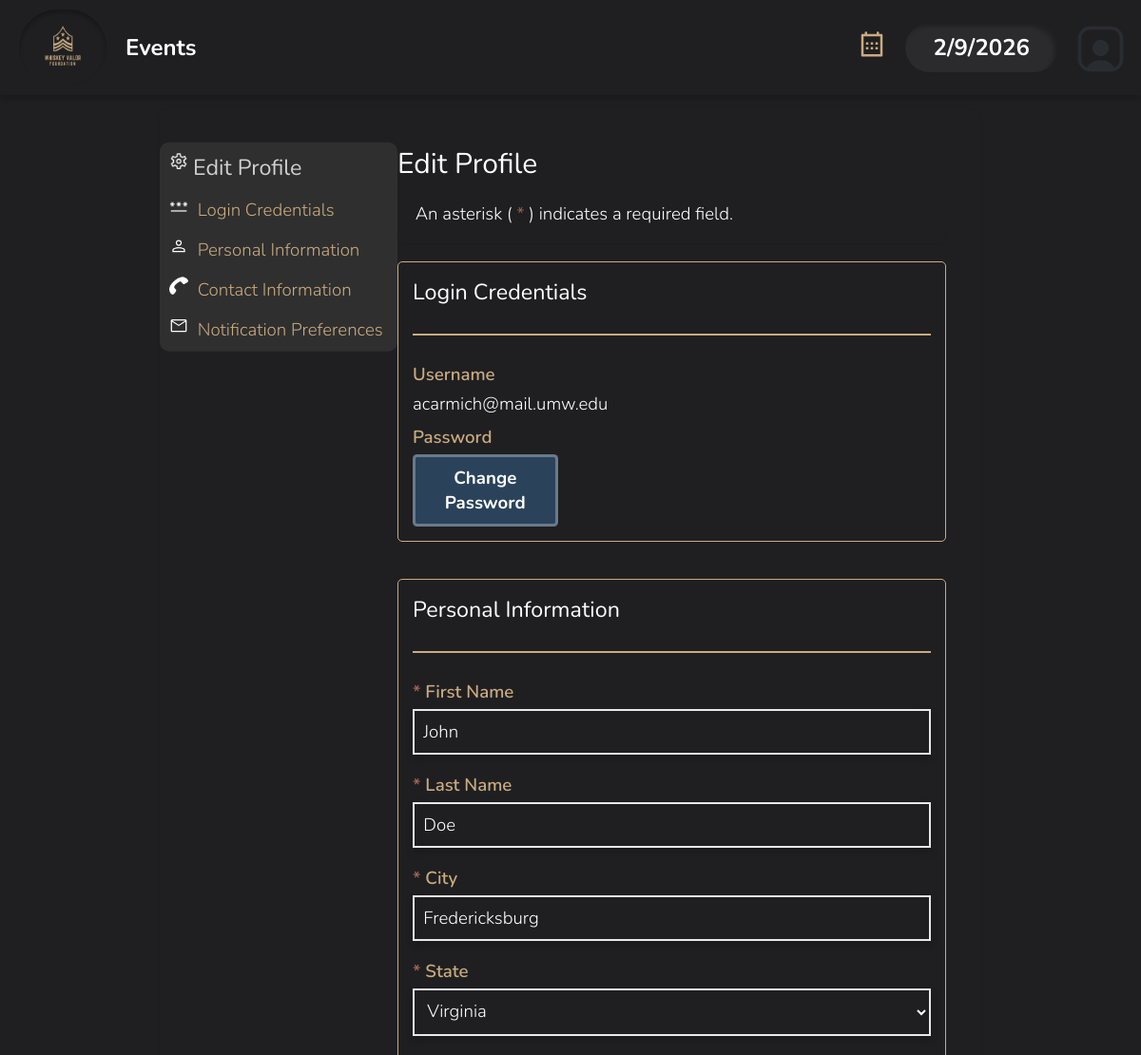
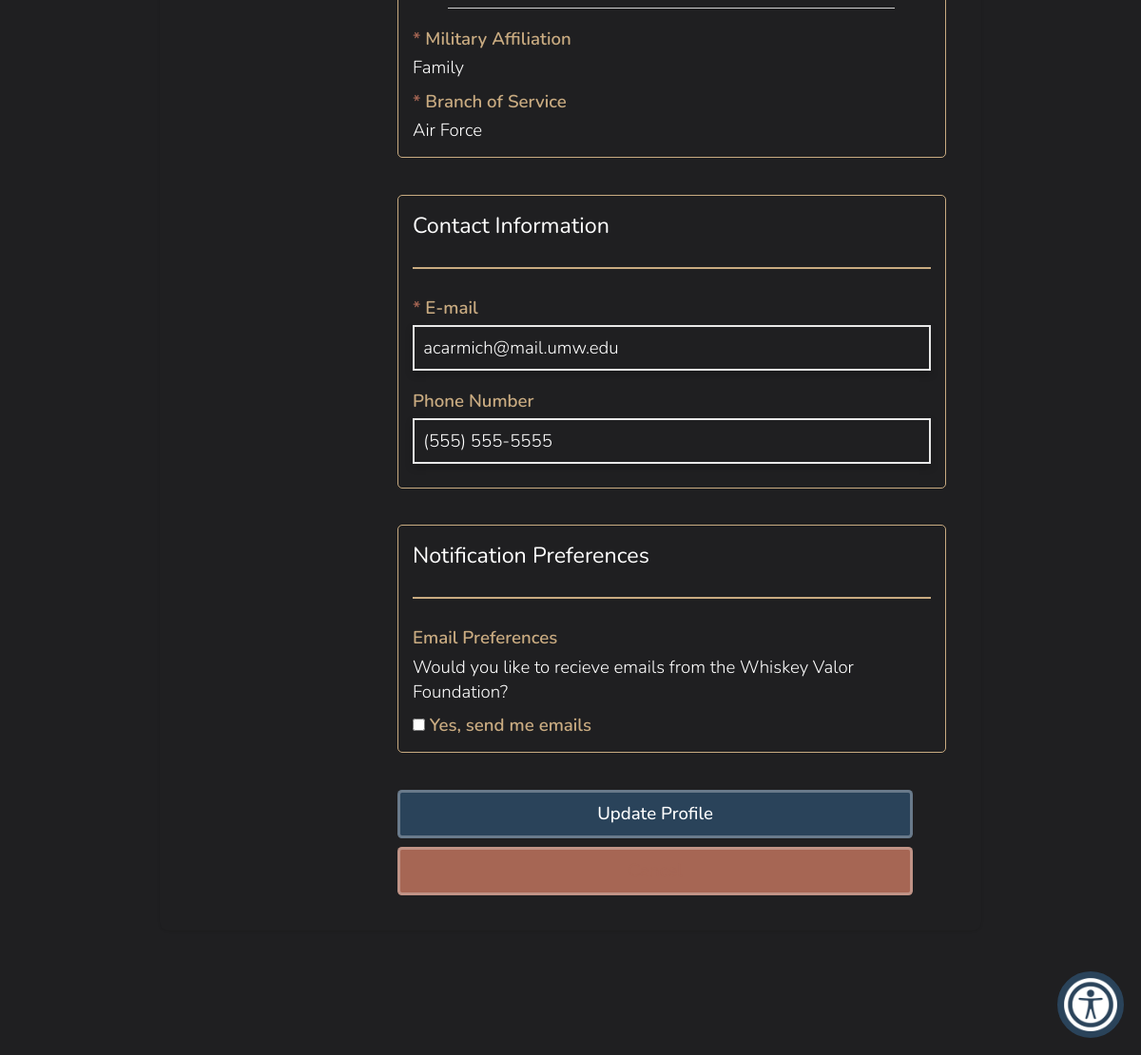
The page /editProfile.php (signed in) on the database its author committed (2 pictures, top to bottom).
### tables this page shows
CREATE TABLE `dbpersons` (
  `id` varchar(256) NOT NULL,
  `start_date` text,
  `first_name` text NOT NULL,
  `last_name` text,
  `street_address` text,
  `city` text,
  `state` varchar(2) DEFAULT NULL,
  `zip_code` text,
  `phone1` varchar(12) DEFAULT NULL,
  `over21` enum('true','false') DEFAULT NULL,
  `phone1type` text,
  `emergency_contact_phone` varchar(12) DEFAULT NULL,
  `emergency_contact_phone_type` text,
  `birthday` text,
  `email` text,
  `email_prefs` enum('true','false') DEFAULT NULL,
  `emergency_contact_first_name` text,
  `contact_num` varchar(255) DEFAULT 'n/a',
  `emergency_contact_relation` text,
  `contact_method` text,
  `type` text,
  `status` text,
  `notes` text,
  `password` text,
  `affiliation` varchar(100) DEFAULT NULL,
  `branch` varchar(100) DEFAULT NULL,
  `archived` tinyint(1) DEFAULT NULL,
  `emergency_contact_last_name` text
);

### database/dbPersons.php (called while the page is built, shortened)
<?php
include_once(dirname(__FILE__).'/../domain/Person.php');
function retrieve_person($id) {
    $con=connect();
    $query = "SELECT * FROM dbpersons WHERE id = '" . $id . "'";
    $result = mysqli_query($con,$query);
    $result_row = mysqli_fetch_assoc($result);
    $thePerson = make_a_person($result_row);
    return $thePerson;
}
function make_a_person($result_row) {
        $thePerson = new Person(
    @$result_row['id'],
    @$result_row['start_date'],
    @$result_row['first_name'],
    @$result_row['last_name'],
    @$result_row['street_address'],
    @$result_row['city'],
    @$result_row['state'],
    @$result_row['zip_code'],
    @$result_row['phone1'],
    @$result_row['over21'],
    @$result_row['phone1type'],
    @$result_row['emergency_contact_phone'],
    @$result_row['emergency_contact_phone_type'],
    @$result_row['birthday'],
    @$result_row['email'],
    @$result_row['email_prefs'],
    @$result_row['emergency_contact_first_name'],
    @$result_row['contact_num'],
    @$result_row['emergency_contact_relation'],
    @$result_row['contact_method'],
    @$result_row['type'],
    @$result_row['status'],
    @$result_row['notes'],
    @$result_row['password'],
    @$result_row['affiliation'],
    @$result_row['branch'],
    @$result_row['archived'],
    @$result_row['emergency_contact_last_name']
);
    return $thePerson;
}

### domain/Person.php (called while the page is built, shortened)
<?php
class Person {
	private $id;
	private $first_name;
	private $last_name;
	private $city;
	private $state;
	private $phone1;
	private $email;
	private $email_prefs;
	private $affiliation;
	private $branch;
	function __construct(
        $id, $start_date, $first_name, $last_name, $street_address, $city, $state,
		$zip_code, $phone1, $age, $phone1type, $emergency_contact_phone,
		$emergency_contact_phone_type, $birthday, $email, $email_prefs,
		$emergency_contact_first_name, $contact_num, $emergency_contact_relation,
		$contact_method, $type, $status, $notes, $password, $affiliation, $branch, $archived,
		$emergency_contact_last_name) {
        $this->id = $id;
		$this->first_name = $first_name;
		$this->last_name = $last_name;
		$this->city = $city;
		$this->state = $state;
		$this->phone1 = $phone1;
		$this->email = $email;
		$this->email_prefs = $email_prefs;
		$this->affiliation = $affiliation;
		$this->branch = $branch;
    }
	function get_id() {
		return $this->id;
	}
	function get_first_name() {
		return $this->first_name;
	}
	function get_last_name() {
		return $this->last_name;
	}
	function get_city() {
		return $this->city;
	}
	function get_state() {
		return $this->state;
	}
	function get_phone1() {
		return $this->phone1;
	}
	function get_email() {
		return $this->email;
	}
	function get_email_prefs() {
		return $this->email_prefs;
	}
	function get_affiliation() {
		return $this->affiliation;
	}
	function get_branch() {
		return $this->branch;
	}
}

### include/output.php (called while the page is built, shortened)
<?php
    function hsc($input) {
        return htmlspecialchars($input ?? '');
    }
    function formatPhoneNumber($number) {
        $str = '(' . substr($number, 0, 3) . ') ' . substr($number, 3, 3) . '-' . substr($number, 6, 4);
        return hsc($str);
    }

### profileEditForm.php (the view, shortened to what this page needs)
<?php
    require_once('domain/Person.php');
    require_once('database/dbPersons.php');
    require_once('include/output.php');
    $args = sanitize($_GET);
    if ($_SESSION['access_level'] >= 2 && isset($args['id'])) {
        $id = $args['id'];
        $editingSelf = $id == $_SESSION['_id'];
    } else {
        $editingSelf = true;
        $id = $_SESSION['_id'];
    }
    $person = retrieve_person($id);
?>
<main class="signup-form">
    <div class="sidebar-wrapper">
        <div class="sidebar">
            <div class="sidebar-item">
                <img src="images/settings.png"><h3> Edit Profile</h3>
            </div>
            <div class="sidebar-item">
                <a href="#login">
                    <img src="images/change-password.png"> Login Credentials
                </a>
            </div>
            <div class="sidebar-item">
                <a href="#personal-info">
                    <img src="images/view-profile.svg"> Personal Information
                </a>
            </div>
            <div class="sidebar-item">
                <a href="#contact-info">
                    <img src="images/phone.png"> Contact Information
                </a>
            </div>
            <div class="sidebar-item">
                <a href="#notifs">
                    <img src="images/inbox.svg"> Notification Preferences
                </a>
            </div>
        </div>
    </div>
    <div class="main-content-box">
    <form class="signup-form" method="post">
	<div class="text-center">
          <h2 class="mb-8">Edit Profile</h2>
            <div class="info-box">
              <p>An asterisk ( <em>*</em> ) indicates a required field.</p>
            </div>
	</div>
        <fieldset class="section-box">
            <h3 class="mt-2" id="login">Login Credentials</h3>
            <div class="blue-div"></div>
            <label>Username</label>
            <p><?php echo $person->get_id() ?></p>
            <label>Password</label>
                <a class="button-signup" href='changePassword.php' style="color: var(--button-font-color); font-weight: bold; width: 28%;">Change Password</a>
        </fieldset>
        <fieldset class="section-box">
            <h3 class="mt-2" id="personal-info">Personal Information</h3>
            <div class="blue-div"></div>
            <label for="first_name"><em>* </em>First Name</label>
            <input type="text" id="first_name" name="first_name" value="<?php echo hsc($person->get_first_name()); ?>" required placeholder="Enter your first name">
            <label for="last_name"><em>* </em>Last Name</label>
            <input type="text" id="last_name" name="last_name" value="<?php echo hsc($person->get_last_name()); ?>" required placeholder="Enter your last name">
            <label for="city"><em>* </em>City</label>
            <input type="text" id="city" name="city" value="<?php echo hsc($person->get_city()); ?>" required placeholder="Enter your city">
            <label for="state"><em>* </em>State</label>
            <select id="state" name="state" required>
                <?php
                    $state = $person->get_state();
                    $states = array(
                        'Alabama', 'Alaska', 'Arizona', 'Arkansas', 'California', 'Colorado', 'Connecticut', 'Delaware', 'District Of Columbia', 'Florida', 'Georgia', 'Hawaii', 'Idaho', 'Illinois', 'Indiana', 'Iowa', 'Kansas', 'Kentucky', 'Louisiana', 'Maine', 'Maryland', 'Massachusetts', 'Michigan', 'Minnesota', 'Mississippi', 'Missouri', 'Montana', 'Nebraska', 'Nevada', 'New Hampshire', 'New Jersey', 'New Mexico', 'New York', 'North Carolina', 'North Dakota', 'Ohio', 'Oklahoma', 'Oregon', 'Pennsylvania', 'Rhode Island', 'South Carolina', 'South Dakota', 'Tennessee', 'Texas', 'Utah', 'Vermont', 'Virginia', 'Washington', 'West Virginia', 'Wisconsin', 'Wyoming'
                    );
                    $abbrevs = array(
                        'AL', 'AK', 'AZ', 'AR', 'CA', 'CO', 'CT', 'DE', 'DC', 'FL', 'GA', 'HI', 'ID', 'IL', 'IN', 'IA', 'KS', 'KY', 'LA', 'ME', 'MD', 'MA', 'MI', 'MN', 'MS', 'MO', 'MT', 'NE', 'NV', 'NH', 'NJ', 'NM', 'NY', 'NC', 'ND', 'OH', 'OK', 'OR', 'PA', 'RI', 'SC', 'SD', 'TN', 'TX', 'UT', 'VT', 'VA', 'WA', 'WV', 'WI', 'WY'
                    );
                    $length = count($states);
                    for ($i = 0; $i < $length; $i++) {
                        if ($abbrevs[$i] == $state) {
                            echo '<option value="' . $abbrevs[$i] . '" selected>' . $states[$i] . '</option>';
                        } else {
                            echo '<option value="' . $abbrevs[$i] . '">' . $states[$i] . '</option>';
                        }
                    }
                ?>
            </select>
            <div class="median-div"></div>
            <label for="affiliation"><em>* </em>Military Affiliation</label>
            <?php echo hsc($person->get_affiliation()); ?>
            <label for="branch"><em>* </em>Branch of Service</label>
            <?php echo hsc($person->get_branch()); ?>
        </fieldset>
        <fieldset class="section-box">
            <h3 class="mt-2" id="contact-info">Contact Information</h3>
            <div class="blue-div"></div>
            <label for="email"><em>* </em>E-mail</label>
            <input type="email" id="email" name="email" value="<?php echo hsc($person->get_email()); ?>" required placeholder="Enter your e-mail address">
            <label for="phone1">Phone Number</label>
            <input type="tel" id="phone1" class="phone" name="phone1" value="<?php echo formatPhoneNumber($person->get_phone1()); ?>" pattern="(\D{0,1})\d{3}(\D{0,2})\d{3}(.{0,1})\d{4}" placeholder="Ex. (555) 555-5555">
        </fieldset>
        <fieldset class="section-box">
            <h3 class="mt-2" id="notifs">Notification Preferences</h3>
            <div class="blue-div"></div>
            <label>Email Preferences</label>
            <p>Would you like to recieve emails from the Whiskey Valor Foundation?</p>
            <div class="radio-group">
                <div class="radio-element">
                    <input type="checkbox" id="reminders" name="email_prefs" value="reminders" <?php
                    if($person->get_email_prefs() == 'true') { echo 'checked'; } ?> >
                    <label for="reminders">Yes, send me emails</label>
                </div>
            </div>
        </fieldset>
        <input type="submit" name="profile-edit-form" value="Update Profile">
        <?php if ($editingSelf): ?>
            <a class="button cancel" href="viewProfile.php" style="margin-top: -.5rem">Cancel</a>
        <?php else: ?>
            <a class="button cancel" href="viewProfile.php?id=<?php echo htmlspecialchars($_GET['id']) ?>" style="margin-top: -.5rem">Cancel</a>
        <?php endif ?>
    </form>
    </div>
</main>

### rows shown on the page
dbpersons: email "acarmich@mail.umw.edu", first_name "John", last_name "Doe", city "Fredericksburg", state "Virginia", affiliation "Family", branch "Air Force", phone1 "(555) 555-5555"
